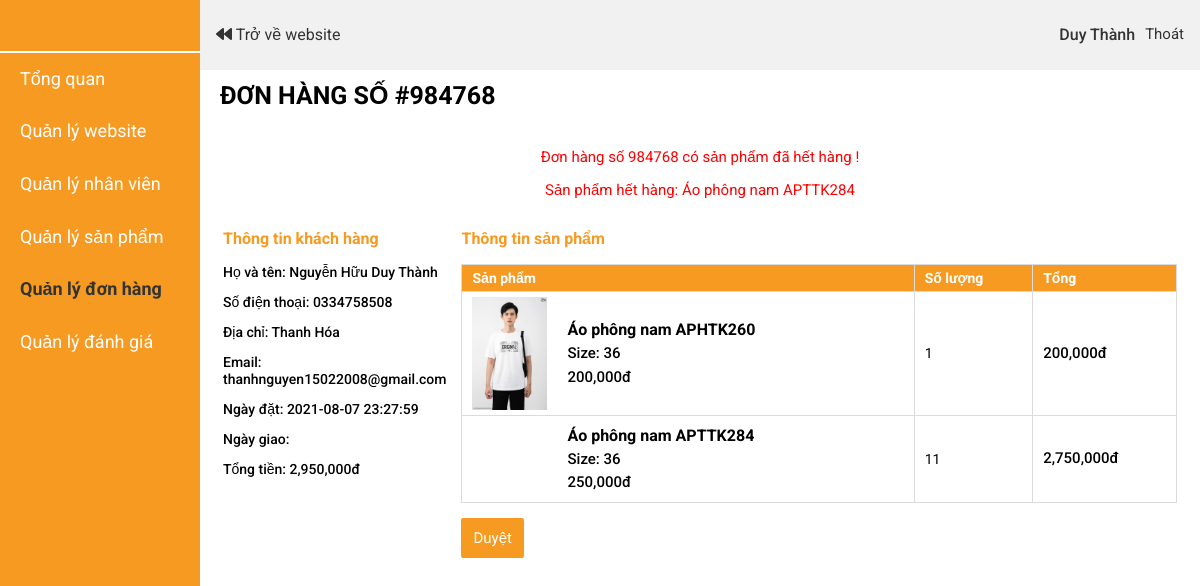
The app's page /?controller=xulidonhangchitiet&id=984768 (signed in) with its own data.
### tables this page shows
CREATE TABLE `user_order` (
  `id` int(11) NOT NULL,
  `fullname` varchar(100) DEFAULT NULL,
  `address` varchar(200) DEFAULT NULL,
  `email` varchar(100) DEFAULT NULL,
  `phone` varchar(20) DEFAULT NULL,
  `amount` int(11) DEFAULT NULL,
  `status` int(11) DEFAULT NULL,
  `time_order` datetime DEFAULT NULL,
  `time_delivered` datetime DEFAULT NULL,
  `user_id` int(11) DEFAULT NULL
);

CREATE TABLE `user_order_detail` (
  `id` int(11) NOT NULL,
  `order_id` int(11) DEFAULT NULL,
  `product_id` int(11) DEFAULT NULL,
  `qty` int(11) DEFAULT NULL,
  `price` int(11) DEFAULT NULL,
  `amount` int(11) DEFAULT NULL,
  `size` varchar(10) DEFAULT NULL
);

CREATE TABLE `product` (
  `id` int(11) NOT NULL,
  `name` varchar(200) DEFAULT NULL,
  `price` int(11) DEFAULT NULL,
  `image` varchar(200) DEFAULT NULL,
  `description` varchar(1000) DEFAULT NULL,
  `qty` int(11) DEFAULT NULL,
  `catalog` int(11) DEFAULT NULL,
  `total_rate` float DEFAULT NULL,
  `rate_times` int(11) DEFAULT NULL,
  `image2` varchar(200) DEFAULT NULL,
  `image3` varchar(200) DEFAULT NULL,
  `image4` varchar(200) DEFAULT NULL
);

### Controller/C-xulidonhangchitiet.php (called while the page is built, shortened)
<?php
          $id = $_GET['id'];
          $admin = $database->get('admin', array('id'=>$_SESSION['admin']));
          $customer = $database->get('user_order',array('id'=>$id));
          $customer_detail = $database->get('user_order_detail',array('order_id'=>$id));
          $order_not_confirm = $database->get('user_order',array('status'=>0));
          $error = array();
          $error['detail'] = "Sản phẩm hết hàng:";
          $data_detail = $database->get('user_order_detail',array('order_id'=>$id));
          foreach ($data_detail as $key => $value){
               $product = $database->get('product',array('id'=>$value['product_id']));
               if($product[0]['qty']-$value['qty'] < 0){
                    $error['product'] = "Đơn hàng số ".$value['order_id']." có sản phẩm đã hết hàng !";
                    $product_detail = $database->get('product',array('id'=>$value['product_id']));
                    $error['detail'] .=" ".$product_detail[0]['name'].",";
               }
          }
          $error['detail'] = trim($error['detail'],",");
          require_once('./View/V-quanlydonhangchitiet.php');
?>

### Model/M-database.php (called while the page is built, shortened)
<?php
    class database{
        protected $conn= null;
        protected $host='localhost';
        protected $user='root';
        protected $pass='';
        protected $dbname='fashiongenz';
        public function connect(){
             $this->conn = new mysqli($this->host,$this->user,$this->pass,$this->dbname);
        }
        public function get($table,$condition=array()){
          $sql= "SELECT * FROM $table ";
          if(!empty($condition)){
               $sql.="WHERE";
               foreach ($condition as $key => $value){
                    $sql.= " $key = '$value' AND";
               }
               $sql= trim($sql,"AND");
          }
          $query = mysqli_query($this->conn, $sql);
          $result=array();
          if ($query){
               while ($row= mysqli_fetch_assoc($query)){
                    $result[]=$row;
               }
          }
          return $result;
     }
    }
?>

### View/V-quanlydonhangchitiet.php (the view, shortened to what this page needs)
<!DOCTYPE html>
<html lang="en">
<head>
    <link rel="stylesheet" href="./Assets/Css/grid.css">
    <link rel="stylesheet" href="./Assets/Css/responsive.css">
    <link rel="stylesheet" href="./Assets/Css/base.css">
    <link rel="stylesheet" href="./Assets/Css/main.css">
    <link rel="stylesheet" href="https://cdnjs.cloudflare.com/ajax/libs/normalize/8.0.1/normalize.min.css" />
    <link rel="stylesheet" href="./Assets/Fonts/fontawesome-free-5.15.3-web/css/all.min.css">
</head>
<body>
    <div class="grid">
        <div class="row no-gutters">
            <div class="col l-2 m-0 c-0">
                <div class="admin-menu">
                    <ul class="admin-menu__list">
                        <li class="admin-menu__item">
                            <a href="#" class="admin-menu__item-link admin-menu__item-link-has-img">
                            </a>
                        </li>
                        <li class="admin-menu__item">
                            <a href="?controller=trangquantri" class="admin-menu__item-link">Tổng quan</a>
                        </li>
                        <li id="menu1" class="admin-menu__item">
                            <a href="#" class="admin-menu__item-link">Quản lý website</a>
                        </li>
                        <li id="menu1" class="admin-menu__item">
                            <a href="?controller=quanlynhanvien" class="admin-menu__item-link">Quản lý nhân viên</a>
                        </li>
                        <li class="admin-menu__item">
                            <a href="?controller=quanlysanpham" class="admin-menu__item-link">Quản lý sản phẩm</a>
                        </li>
                        <li class="admin-menu__item">
                            <a href="?controller=quanlydonhang" class="admin-menu__item-link active">Quản lý đơn hàng</a>
                        </li>
                        <li class="admin-menu__item">
                            <a href="?controller=quanlydanhgia" class="admin-menu__item-link">Quản lý đánh giá</a>
                        </li>
                    </ul>
                </div>
            </div>
            <div class="col l-10 m-12 c-12">
                <div class="admin-header">
                        <div class="admin-header__sections">
                            <a href="?controller=trangchu" class="admin-header__back-to-website"><i class="fas fa-backward"></i> Trở về website</a>
                        </div>
                        <div class="admin-header__admin-info">
                            <h3 class="admin-header__admin-name"><?php echo $admin[0]['fullname'] ?></h3>
                            <a href="?controller=dangxuatquantri" class="admin-header__admin-logout">Thoát</a>
                        </div>
                    </div>
                <div class="admin-content">
                    <div class="row no-gutters">
                        <div class="col l-12 m-12 c-12">
                            <h3 class="admin-content__heading">Đơn hàng số #<?php echo $id ?></h3><br>
                            <div class="result-detail">
                                <?php if (isset($error['product'])){?>
                                            <p><?php echo $error['product']; ?></p>
                                <?php } ?>
                                <?php if (isset($error['detail'])){?>
                                            <p><?php echo $error['detail']; ?></p>
                                <?php } ?>
                            </div>
                            <div style="margin: 0 3px;" class="row">
                                <div class="col l-3 m-12 c-12">
                                    <div class="package__info-user">
                                        <h3 class="package__info-user-heading">Thông tin khách hàng</h3>
                                        <p class="package__info-user-show">Họ và tên: <?php echo $customer[0]['fullname'] ?></p>
                                        <p class="package__info-user-show">Số điện thoại: <?php echo $customer[0]['phone'] ?></p>
                                        <p class="package__info-user-show">Địa chỉ: <?php echo $customer[0]['address'] ?></p>
                                        <p class="package__info-user-show">Email: <?php echo $customer[0]['email'] ?></p>
                                        <p class="package__info-user-show">Ngày đặt: <?php echo $customer[0]['time_order'] ?></p>
                                        <p class="package__info-user-show">Ngày giao: <?php echo $customer[0]['time_delivered'] ?></p>
                                        <p class="package__info-user-show">Tổng tiền: <?php echo number_format($customer[0]['amount']) ?>đ</p>
                                    </div>
                                </div>
                                <div class="col l-9 m-12m c-12">
                                    <h3 class="package__info-user-heading">Thông tin sản phẩm</h3>
                                    <div class="cart-table">
                                        <table>
                                            <thead>
                                                <tr>
                                                    <th>Sản phẩm</th>
                                                    <th>Số lượng</th>
                                                    <th>Tổng</th>
                                                </tr>
                                            </thead>
                                            <tbody>
                                                <?php
                                                    foreach ($customer_detail as $key => $value){
                                                    $product_detail = $database->get('product',array('id'=>$value['product_id']));
                                                ?>
                                                    <tr>
                                                        <td>
                                                            <div class="cart-product">
                                                                <img src="<?php echo $product_detail[0]['image'] ?>" alt="" class="cart-product__img">
                                                                <div class="cart-product__info">
                                                                    <p class="cart-product__info-name"><?php echo $product_detail[0]['name'] ?></p>
                                                                    <p class="cart-product__info-size">Size: <?php echo $value['size'] ?></p>
                                                                    <p class="cart-product__info-price"><?php echo number_format($value['price']) ?>đ</p>
                                                                </div>
                                                            </div>
                                                        </td>
                                                        <td>
                                                            <div class="cart-product__qty">
                                                                <p class="cart-product__qty-info"><?php echo $value['qty'] ?></p>
                                                            </div>
                                                        </td>
                                                        <td>
                                                            <p class="cart-product__total"><?php echo number_format($value['amount']) ?>đ</p>
                                                        </td>
                                                    </tr>
                                                <?php } ?>
                                            </tbody>
                                        </table>
                                    </div>
                                        <?php if ($customer[0]['status']==0){ ?>
                                            <a class="confirm-package_btn" href="?controller=xulidonhangchitiet&id=<?php echo $id ?>">Duyệt</a>
                                        <?php } ?>
                                </div>
                            </div>
                        </div>
                    </div>
                </div>
            </div>
        </div>
    </div>
</body>
</html>

### Assets/Css/grid.css (style rules this page uses)
.grid { width: 100%; display: block; padding: 0; }
.row { display: flex; flex-wrap: wrap; margin-left: -4px; margin-right: -4px; }
.row.no-gutters { margin-left: 0; margin-right: 0; }
.col { padding-left: 4px; padding-right: 4px; }
.row.no-gutters .col { padding-left: 0; padding-right: 0; }
.c-0 { display: none; }
.c-12 { flex: 0 0 100%; max-width: 100%; }
@media (min-width: 740px) { .row { margin-left: -8px; margin-right: -8px; } }
@media (min-width: 740px) { .col { padding-left: 8px; padding-right: 8px; } }
@media (min-width: 740px) { .m-0 { display: none; } }
@media (min-width: 740px) { .m-1, .m-2, .m-3, .m-4, .m-5, .m-6, .m-7, .m-8, .m-9, .m-10, .m-11, .m-12 { display: block; } }
@media (min-width: 740px) { .m-12 { flex: 0 0 100%; max-width: 100%; } }
@media (min-width: 1113px) { .row { margin-left: -12px; margin-right: -12px; } }
@media (min-width: 1113px) { .col { padding-left: 12px; padding-right: 12px; } }
@media (min-width: 1113px) { .l-1, .l-2, .l-2-4, .l-3, .l-4, .l-5, .l-6, .l-7, .l-8, .l-9, .l-10, .l-11, .l-12 { display: block; } }
@media (min-width: 1113px) { .l-2 { flex: 0 0 16.66667%; max-width: 16.66667%; } }
@media (min-width: 1113px) { .l-3 { flex: 0 0 25%; max-width: 25%; } }
@media (min-width: 1113px) { .l-9 { flex: 0 0 75%; max-width: 75%; } }
@media (min-width: 1113px) { .l-10 { flex: 0 0 83.33333%; max-width: 83.33333%; } }
@media (min-width: 1113px) { .l-12 { flex: 0 0 100%; max-width: 100%; } }

### Assets/Css/base.css (style rules this page uses)
:root { --white-color: #fff; --black-color: #000; --text-color: #333; --primary-color: #f79a21; --border-color: #dbdbdb; --header-height: 70px; }
* { box-sizing: inherit; scroll-behavior: smooth; user-select: none; -webkit-user-select: none; -webkit-tap-highlight-color: transparent; }
html { font-size: 62.5%; line-height: 1.6; font-family: 'Roboto', sans-serif; box-sizing: border-box; }

### records on screen
user_order: fullname "Nguyễn Hữu Duy Thành", phone "0334758508", address "Thanh Hóa", email "thanhnguyen15022008@gmail.com", time_order "2021-08-07 23:27:59", amount "2,950,000"
user_order_detail: product.image (picture), product.name "Áo phông nam APHTK260", size "36", price "200,000", qty "1", amount "200,000"
user_order_detail: product.name "Áo phông nam APTTK284", size "36", price "250,000", qty "11", amount "2,750,000"

### other values on screen
$admin[0]['fullname'] "Duy Thành"
$id "984768"
$error['product'] "Đơn hàng số 984768 có sản phẩm đã hết hàng !"
$error['detail'] "Sản phẩm hết hàng: Áo phông nam APTTK284"
